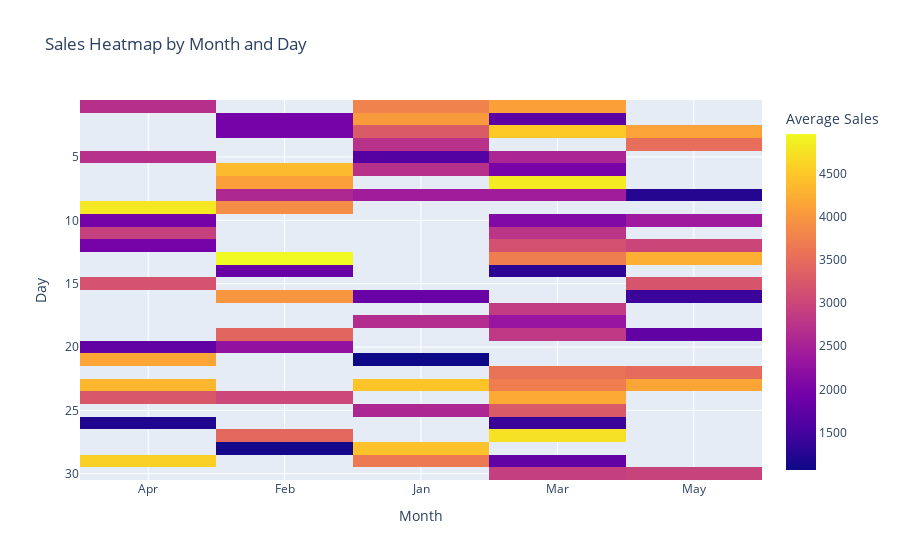

The notebook cell this image was saved under:
### Markdown cell above
np.random.seed(20)
data = {
    'Month': np.random.choice(['Jan', 'Feb', 'Mar', 'Apr', 'May'], 100),
    'Day': np.random.choice(range(1, 31), 100),
    'Sales': np.random.randint(1000, 5000, 100)
}
df = pd.DataFrame(data)

### Code cell
import numpy as np
import pandas as pd
import plotly.express as px
np.random.seed(20)
data = {
    'Month': np.random.choice(['Jan', 'Feb', 'Mar', 'Apr', 'May'], 100),
    'Day': np.random.choice(range(1, 31), 100),
    'Sales': np.random.randint(1000, 5000, 100)
}
df = pd.DataFrame(data)
pivot_table = df.pivot_table(values='Sales', index='Day', columns='Month', aggfunc='mean')
fig = px.imshow(pivot_table, 
                 title='Sales Heatmap by Month and Day', 
                 labels=dict(x="Month", y="Day", color="Average Sales"),
                 x=pivot_table.columns,
                 y=pivot_table.index)
fig.show()

### Figure 1 — Plotly figure (JSON) as saved in the notebook; plotly's stock layout.template omitted (floating-point values rounded to 4 significant figures; data arrays with more than 128 entries replaced by an {"elided": "..."} marker saying what was removed)
{"data": [{"coloraxis": "coloraxis", "hovertemplate": "Month: %{x}<br>Day: %{y}<br>Average Sales: %{z}<extra></extra>", "name": "0", "type": "heatmap", "x": ["Apr", "Feb", "Jan", "Mar", "May"], "xaxis": "x", "y": [1, 2, 3, 4, 5, 6, 7, 8, 9, 10, 11, 12, 13, 14, 15, 16, 17, 18, 19, 20, 21, 22, 23, 24, 25, 26, 27, 28, 29, 30], "yaxis": "y", "z": {"elided": "30x5 float values"}}], "layout": {"autosize": true, "coloraxis": {"colorbar": {"title": {"text": "Average Sales"}}, "colorscale": [[0, "#0d0887"], [0.1111, "#46039f"], [0.2222, "#7201a8"], [0.3333, "#9c179e"], [0.4444, "#bd3786"], [0.5556, "#d8576b"], [0.6667, "#ed7953"], [0.7778, "#fb9f3a"], [0.8889, "#fdca26"], [1, "#f0f921"]]}, "title": {"text": "Sales Heatmap by Month and Day"}, "xaxis": {"anchor": "y", "autorange": true, "constrain": "domain", "domain": [0, 1], "range": [-0.5, 4.5], "scaleanchor": "y", "title": {"text": "Month"}, "type": "category"}, "yaxis": {"anchor": "x", "autorange": true, "constrain": "domain", "domain": [0, 1], "range": [30.5, 0.5], "title": {"text": "Day"}, "type": "linear"}}}
